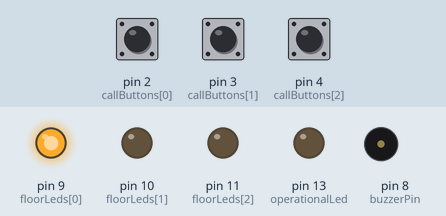
A sketch run on a simulated Arduino Uno, built with avr-gcc and run on an emulated ATmega328P. On the bench: output pins drawn as LEDs (lit = HIGH), buzzer (waves = sounding). Dashed ring = blinking. Inputs (shaded band) come from the test bench; at power-on: pin 3 (callButtons[1]) HIGH, pin 4 (callButtons[2]) HIGH, pin 2 (callButtons[0]) HIGH.

Above: at 1.2 s.
1.3 s: pin 3 (callButtons[1]) pulled LOW for 0.15 s
At 1.42 s:
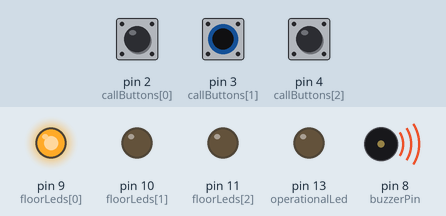
At 2.9 s:
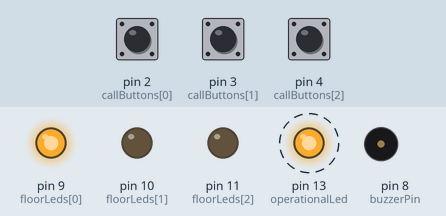
4.4 s: pin 4 (callButtons[2]) pulled LOW for 0.15 s
7.5 s: pin 2 (callButtons[0]) pulled LOW for 0.15 s
At 10.05 s:
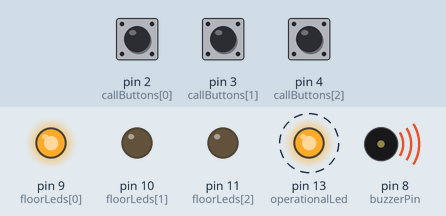
10.5 s: pin 3 (callButtons[1]) pulled LOW for 1 s
At 12.4 s:
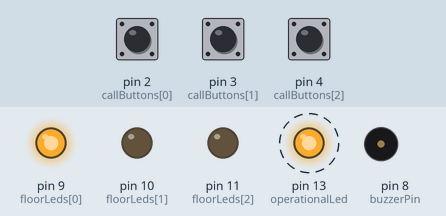
14.0 s: pin 4 (callButtons[2]) pulled LOW for 1 s
18.0 s: pin 3 (callButtons[1]) pulled LOW for 3.2 s
Timing chart, 0 to 23.7 s (numbered marks = the images above; inputs shaded):
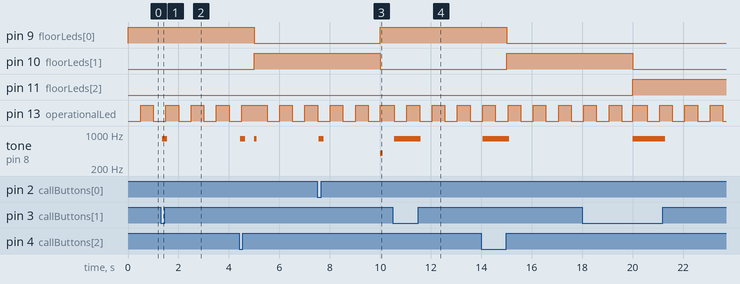

Measured:
- after the input at 1.3 s, tone on pin 8 (buzzerPin): silent → 800 Hz after 0.05 s, → silent 0.20 s later
- after the input at 7.5 s, pin 9 (floorLeds[0]): LOW → HIGH after 2.5 s; pin 11 (floorLeds[2]): stays LOW (without the input it goes to HIGH after 2.5 s)
- after the input at 10.5 s, pin 13 (operationalLed): alternates HIGH for 0.50 s and LOW for 0.50 s, starting after 0.05 s; tone on pin 8 (buzzerPin): silent → 800 Hz after 0.05 s, → silent 1.0 s later

The sketch:

hw2.ino
```cpp
const int floorLeds[3] = {9, 10, 11};
const int buzzerPin = 8;
const int callButtons[3] = {2, 3, 4};
const int operationalLed = 13;

int currentFloor = 0;
int targetFloor = -1;
bool doorsOpen = false;

bool buttonState[3] = {false, false, false};
bool lastButtonState[3] = {false, false, false};
unsigned long lastDebounceTime[3] = {0, 0, 0};
unsigned long debounceDelay = 50;

unsigned long lastTransitionTime = 0;
unsigned long floorTransitionDuration = 5000;
unsigned long operationalLedBlinkInterval = 500;
bool operationalLedState = LOW;
unsigned long lastOperationalLedToggle = 0;

void setup() {
  for (int i = 0; i < 3; i++) {
    pinMode(floorLeds[i], OUTPUT);
    pinMode(callButtons[i], INPUT_PULLUP);
  }
  pinMode(buzzerPin, OUTPUT);
  pinMode(operationalLed, OUTPUT);

  // Initially set the elevator at the first floor
  digitalWrite(floorLeds[0], HIGH);
}

void loop() {
  for (int i = 0; i < 3; i++) {
    buttonState[i] = digitalRead(callButtons[i]);

    if (buttonState[i] != lastButtonState[i]) {
      lastDebounceTime[i] = millis();
    }

    if (millis() - lastDebounceTime[i] > debounceDelay) {
      if (buttonState[i] == LOW && i != currentFloor) {
        targetFloor = i;
        soundBuzzer(2);
      }
    }

    lastButtonState[i] = buttonState[i];
  }

  if (currentFloor != targetFloor) {
    if (millis() - lastTransitionTime > floorTransitionDuration) {
      lastTransitionTime = millis();
      if (currentFloor < targetFloor) {
        currentFloor++;
        updateFloorIndicator(currentFloor);
        operationalLedState = LOW;
      } else {
        currentFloor--;
        updateFloorIndicator(currentFloor);
        operationalLedState = LOW;
      }
      soundBuzzer(2);
    }
  } else {
    if (!doorsOpen) {
      doorsOpen = true;
      soundBuzzer(1);
      operationalLedState = HIGH;
    }
  }

  // Toggle the operational LED based on the interval
  if (currentFloor != targetFloor && millis() - lastOperationalLedToggle > operationalLedBlinkInterval) {
    operationalLedState = !operationalLedState;
    digitalWrite(operationalLed, operationalLedState);
    lastOperationalLedToggle = millis();
  } else if (currentFloor == targetFloor) {
    digitalWrite(operationalLed, HIGH);
  }
}

void updateFloorIndicator(int floor) {
  for (int i = 0; i < 3; i++) {
    digitalWrite(floorLeds[i], (i == floor) ? HIGH : LOW);
  }
}

void soundBuzzer(int soundType) {
  if (soundType == 1) {
    tone(buzzerPin, 400, 100);
  } else if (soundType == 2) {
    tone(buzzerPin, 800, 100);
  }
}
```
